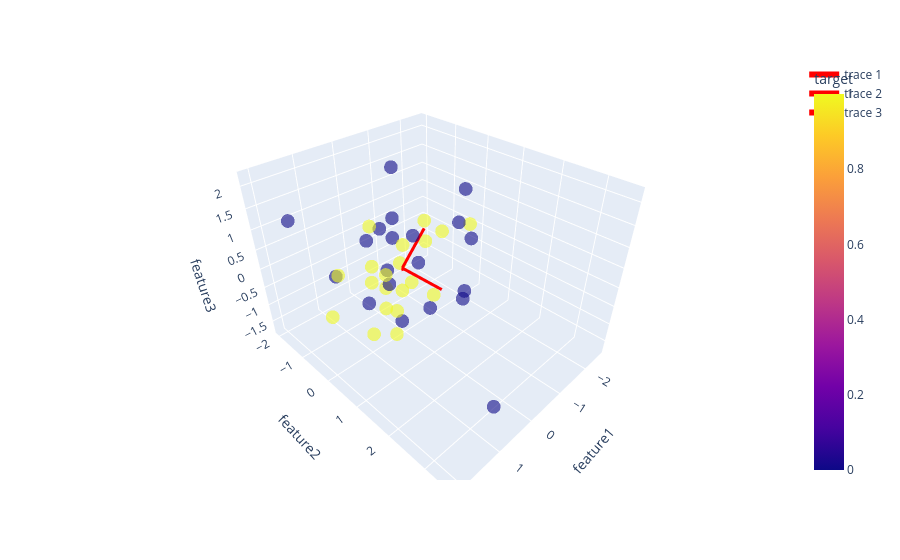

Notebook source saved alongside this figure:
### Code cell
# Modern PCA visualization using Plotly

import plotly.express as px
from sklearn.decomposition import PCA

# features only
X = df[['feature1','feature2','feature3']]

# apply PCA
pca = PCA(n_components=3)
pca.fit(X)

# eigen vectors
vectors = pca.components_

# 3D scatter plot
fig = px.scatter_3d(
    df,
    x='feature1',
    y='feature2',
    z='feature3',
    color='target',
    opacity=0.6
)

# mean point
mean = X.mean().values

# draw eigen vectors
for v in vectors:
    fig.add_scatter3d(
        x=[mean[0], mean[0] + v[0]],
        y=[mean[1], mean[1] + v[1]],
        z=[mean[2], mean[2] + v[2]],
        mode='lines',
        line=dict(color='red', width=6)
    )

fig.show()

### Figure 1 — Plotly figure (JSON) as saved in the notebook; plotly's stock layout.template omitted (floating-point values rounded to 4 significant figures)
{"data": [{"hovertemplate": "feature1=%{x}<br>feature2=%{y}<br>feature3=%{z}<br>target=%{marker.color}<extra></extra>", "legendgroup": "", "marker": {"color": [1, 0, 1, 1, 1, 0, 0, 1, 0, 0, 0, 1, 1, 1, 0, 0, 1, 1, 1, 0, 0, 0, 0, 1, 0, 0, 0, 0, 1, 1, 0, 0, 0, 1, 1, 1, 1, 1, 0, 1], "coloraxis": "coloraxis", "opacity": 0.6, "symbol": "circle"}, "mode": "markers", "name": "", "scene": "scene", "showlegend": false, "type": "scatter3d", "x": [-0.7008, -0.2245, -0.01146, 1.342, -2.571, 0.8671, 1.566, -0.09748, -1.012, 2.09, -1.595, -0.6694, 0.204, -1.263, -0.04273, 1.087, -0.1685, -0.4191, -1.247, 0.8783, -0.125, 0.2608, -1.278, -0.7474, -1.048, 1.38, 0.4069, 0.5042, 0.4504, 0.8585, 0.7146, -0.2004, 0.2756, 0.535, -1.987, -0.213, -0.3991, 0.729, 0.6999, 1.171], "y": [-1.526, -1.011, -0.04693, -0.9627, -0.2996, 0.9358, -0.2199, -0.3822, 0.955, -0.7576, 0.1966, -1.998, -0.4152, -0.01819, 0.8235, 3.557, -1.349, 0.5537, -0.5939, 0.6099, 0.3877, 0.05408, 0.6401, -0.9667, 1.055, 1.394, -0.0237, 0.9326, 0.2299, -0.002939, -0.2619, -0.4509, 2.035, 0.07385, -1.336, 0.04901, -0.427, -0.2741, -0.3895, -0.7715], "z": [-1.749, 0.4913, -0.6496, -1.184, -0.05404, -0.4264, 0.461, -1.504, -0.662, 1.731, 0.5941, -0.04268, -1.27, 0.4054, -0.6776, -0.6577, -0.7067, -0.6696, 0.4613, 0.3496, 0.2769, 1.386, 1.701, -0.6934, 0.7745, 1.991, 0.1348, 1.459, -1.511, 0.0538, 0.9107, 2.183, 0.4423, 0.127, -0.7643, -0.4713, 0.2358, -1.662, -0.8169, 0.002171]}, {"line": {"color": "red", "width": 6}, "mode": "lines", "type": "scatter3d", "x": [2.22e-17, 0.5388], "y": [2.387e-16, 0.6561], "z": [-1.454e-16, 0.5285]}, {"line": {"color": "red", "width": 6}, "mode": "lines", "type": "scatter3d", "x": [2.22e-17, -0.6936], "y": [2.387e-16, -0.01058], "z": [-1.454e-16, 0.7203]}, {"line": {"color": "red", "width": 6}, "mode": "lines", "type": "scatter3d", "x": [2.22e-17, -0.4781], "y": [2.387e-16, 0.7546], "z": [-1.454e-16, -0.4494]}], "layout": {"coloraxis": {"colorbar": {"title": {"text": "target"}}, "colorscale": [[0, "#0d0887"], [0.1111, "#46039f"], [0.2222, "#7201a8"], [0.3333, "#9c179e"], [0.4444, "#bd3786"], [0.5556, "#d8576b"], [0.6667, "#ed7953"], [0.7778, "#fb9f3a"], [0.8889, "#fdca26"], [1, "#f0f921"]]}, "legend": {"tracegroupgap": 0}, "margin": {"t": 60}, "scene": {"domain": {"x": [0, 1], "y": [0, 1]}, "xaxis": {"title": {"text": "feature1"}}, "yaxis": {"title": {"text": "feature2"}}, "zaxis": {"title": {"text": "feature3"}}}}}
